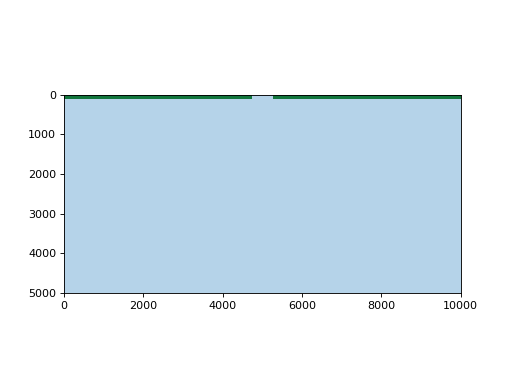

Python code for this plot:
import numpy as np
import matplotlib.pyplot as plt
from matplotlib import animation

import sandplover as spl

def update_field(i):
    im.set_data(golf['eta'][i, :, :])

golf = spl.sample_data.golf()

time_idxs = np.arange(0, golf.shape[0]-1)

cmap, norm = spl.plot.cartographic_colormap(H_SL=0.0, h=4.5, n=1.0)

fig, ax = plt.subplots()
im = ax.imshow(
    golf['eta'][0, :, :],
    extent=golf.extent,
    cmap=cmap, norm=norm
    )
